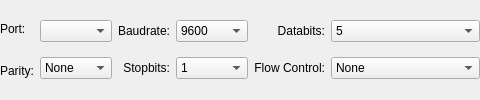
                    <widget class="QWidget" name="pageSerial">
                     <layout class="QGridLayout" name="gridLayout_8" columnstretch="1,2,2">
                      <property name="leftMargin">
                       <number>0</number>
                      </property>
                      <property name="rightMargin">
                       <number>0</number>
                      </property>
                      <item row="1" column="0">
                       <widget class="QLabel" name="label_30">
                        <property name="text">
                         <string>Parity:</string>
                        </property>
                       </widget>
                      </item>
                      <item row="0" column="0">
                       <widget class="QLabel" name="label_27">
                        <property name="text">
                         <string>Port:</string>
                        </property>
                       </widget>
                      </item>
                      <item row="0" column="1" rowspan="2" colspan="2">
                       <layout class="QGridLayout" name="gridLayout_5">
                        <property name="sizeConstraint">
                         <enum>QLayout::SetMinimumSize</enum>
                        </property>
                        <item row="0" column="0">
                         <widget class="QComboBox" name="comboBoxSerialPort"/>
                        </item>
                        <item row="0" column="1">
                         <widget class="QLabel" name="label_28">
                          <property name="text">
                           <string>Baudrate:</string>
                          </property>
                          <property name="alignment">
                           <set>Qt::AlignRight|Qt::AlignTrailing|Qt::AlignVCenter</set>
                          </property>
                         </widget>
                        </item>
                        <item row="0" column="2">
                         <widget class="QComboBox" name="comboBoxBaudRate">
                          <property name="currentIndex">
                           <number>3</number>
                          </property>
                          <item>
                           <property name="text">
                            <string notr="true">1200</string>
                           </property>
                          </item>
                          <item>
                           <property name="text">
                            <string notr="true">2400</string>
                           </property>
                          </item>
                          <item>
                           <property name="text">
                            <string notr="true">4800</string>
                           </property>
                          </item>
                          <item>
                           <property name="text">
                            <string notr="true">9600</string>
                           </property>
                          </item>
                          <item>
                           <property name="text">
                            <string notr="true">19200</string>
                           </property>
                          </item>
                          <item>
                           <property name="text">
                            <string notr="true">38400</string>
                           </property>
                          </item>
                          <item>
                           <property name="text">
                            <string notr="true">57600</string>
                           </property>
                          </item>
                          <item>
                           <property name="text">
                            <string notr="true">115200</string>
                           </property>
                          </item>
                         </widget>
                        </item>
                        <item row="0" column="3">
                         <widget class="QLabel" name="label_29">
                          <property name="text">
                           <string>Databits:</string>
                          </property>
                          <property name="alignment">
                           <set>Qt::AlignRight|Qt::AlignTrailing|Qt::AlignVCenter</set>
                          </property>
                         </widget>
                        </item>
                        <item row="0" column="4">
                         <widget class="QComboBox" name="comboBoxDatabits">
                          <property name="currentIndex">
                           <number>0</number>
                          </property>
                          <item>
                           <property name="text">
                            <string notr="true">5</string>
                           </property>
                          </item>
                          <item>
                           <property name="text">
                            <string notr="true">6</string>
                           </property>
                          </item>
                          <item>
                           <property name="text">
                            <string notr="true">7</string>
                           </property>
                          </item>
                          <item>
                           <property name="text">
                            <string notr="true">8</string>
                           </property>
                          </item>
                         </widget>
                        </item>
                        <item row="1" column="0">
                         <widget class="QComboBox" name="comboBoxParity">
                          <property name="currentIndex">
                           <number>0</number>
                          </property>
                          <item>
                           <property name="text">
                            <string>None</string>
                           </property>
                          </item>
                          <item>
                           <property name="text">
                            <string>Even</string>
                           </property>
                          </item>
                          <item>
                           <property name="text">
                            <string>Odd</string>
                           </property>
                          </item>
                          <item>
                           <property name="text">
                            <string>Space</string>
                           </property>
                          </item>
                          <item>
                           <property name="text">
                            <string>Mark</string>
                           </property>
                          </item>
                         </widget>
                        </item>
                        <item row="1" column="1">
                         <widget class="QLabel" name="label_31">
                          <property name="text">
                           <string>Stopbits:</string>
                          </property>
                          <property name="alignment">
                           <set>Qt::AlignRight|Qt::AlignTrailing|Qt::AlignVCenter</set>
                          </property>
                         </widget>
                        </item>
                        <item row="1" column="2">
                         <widget class="QComboBox" name="comboBoxStopbits">
                          <item>
                           <property name="text">
                            <string notr="true">1</string>
                           </property>
                          </item>
                          <item>
                           <property name="text">
                            <string notr="true">2</string>
                           </property>
                          </item>
                          <item>
                           <property name="text">
                            <string notr="true">1.5</string>
                           </property>
                          </item>
                         </widget>
                        </item>
                        <item row="1" column="3">
                         <widget class="QLabel" name="label_32">
                          <property name="text">
                           <string>Flow Control:</string>
                          </property>
                          <property name="alignment">
                           <set>Qt::AlignRight|Qt::AlignTrailing|Qt::AlignVCenter</set>
                          </property>
                         </widget>
                        </item>
                        <item row="1" column="4">
                         <widget class="QComboBox" name="comboBoxFlow">
                          <property name="currentIndex">
                           <number>0</number>
                          </property>
                          <item>
                           <property name="text">
                            <string>None</string>
                           </property>
                          </item>
                          <item>
                           <property name="text">
                            <string>Hardware (RTS/CTS)</string>
                           </property>
                          </item>
                          <item>
                           <property name="text">
                            <string>Software (XON/XOFF)</string>
                           </property>
                          </item>
                         </widget>
                        </item>
                       </layout>
                      </item>
                     </layout>
                    </widget>
